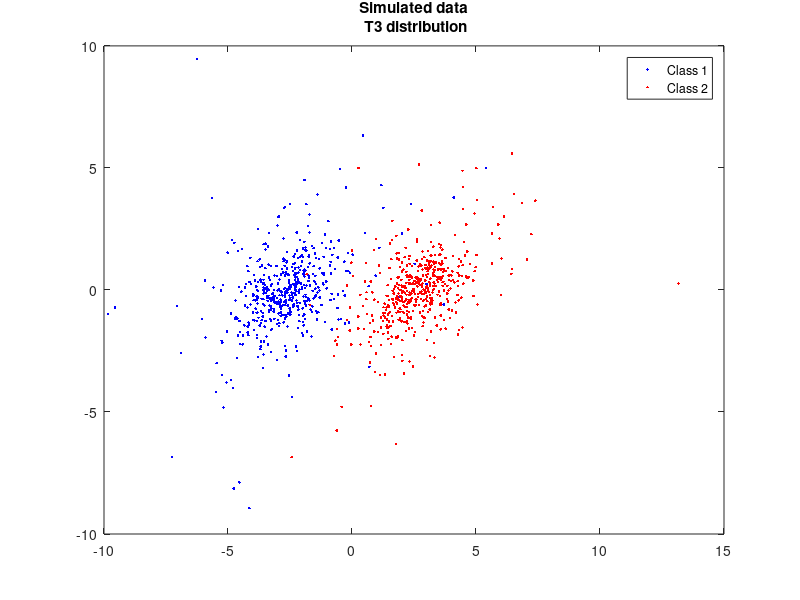
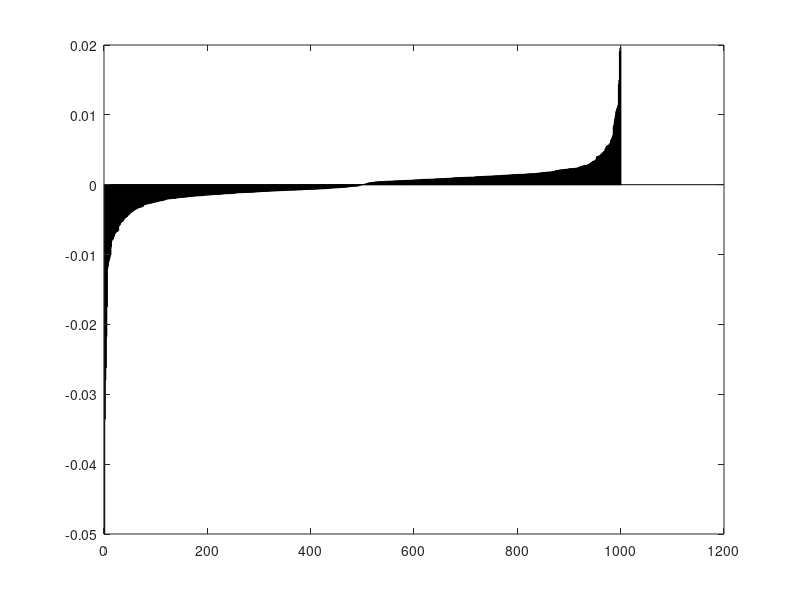

MATLAB code to generate these figures, in order: (Note: this script raises an error after producing the figures.)
clear all
close all
clc

p = 2; % number of dimensions
N = 1000; % number of datapoints
r = 10; % sample size
type = 'T3';
clusterDistribution = 0.5;

distance = 1.3; % manual konstant

%% Covariance matrix

sigma = zeros(p,p);
for i = 1:p
    for j = 1:p
        sigma(i,j) = 2*0.5^abs(i-j);
    end
end

%% Difference between clusters

D = randn(1,p);
D = D./norm(D)*2*distance;


switch type
    case 'GA'
        X = mvnrnd(zeros(p,1),sigma,N);
    case 'T1'
        X = mvtrnd(sigma,1,N); %T dist Data with zero mean
    case 'T3'
        X = mvtrnd(sigma,3,N); %T dist Data with zero mean
end

N1 = round(N*clusterDistribution);
N2 = N-N1;

D = [repmat(-D,N1,1);repmat(D,N2,1)];

X = X+D;

t = [-ones(N1,1); ones(N2,1)];


if (size(X,2) == 2)
    figure
    plot(X(1:N1,1),X(1:N1,2),'.b',X(N2+1:N,1),X(N2+1:N,2),'.r')
    legend('Class 1', 'Class 2');
    title(sprintf('Simulated data\n %s distribution',type));
end

%% Random permutation for more realism

R = randperm(N);

X = X(R,1:size(X,2));
t = t(R);

%% "Logistic" regression

%The "leverage" distribution
%Same as for linear regression, but multiplied by targets (t)
H = X*inv(X'*X)*X';

figure
bar(sort(diag(H).*t));

%Finding the distribution, we take abs((H)
pi = abs(diag(H))./sum(abs(diag(H)));
if (p == 2) 
    [w_est, w_estH, logSumErr, logSumErrH , correct, correctH] = SubsampleLogReg( X,t,pi,r);
    [w_estU, w_estHU, logSumErrU, logSumErrHU , correctU, correctHU] = SubsampleLogReg(X,t,ones(N,1)/N,r);
else
    [w_est, w_estH, logSumErr, logSumErrH , correct, correctH] = SubsampleLogReg( X,t,pi,r);
    [w_estU, w_estHU, logSumErrU, logSumErrHU , correctU, correctHU] = SubsampleLogReg(X,t,ones(N,1)/N,r);
end
[correct correctH; correctU correctHU]
[logSumErr logSumErrH; logSumErrU logSumErrHU]

y = t;
y(t<0) = 0;
l=glmval(glmfit(X,y,'binomial'),X,'logit');
l(l<0.5) = 0;
l(l>0.5) = 1;
sum(l == y)